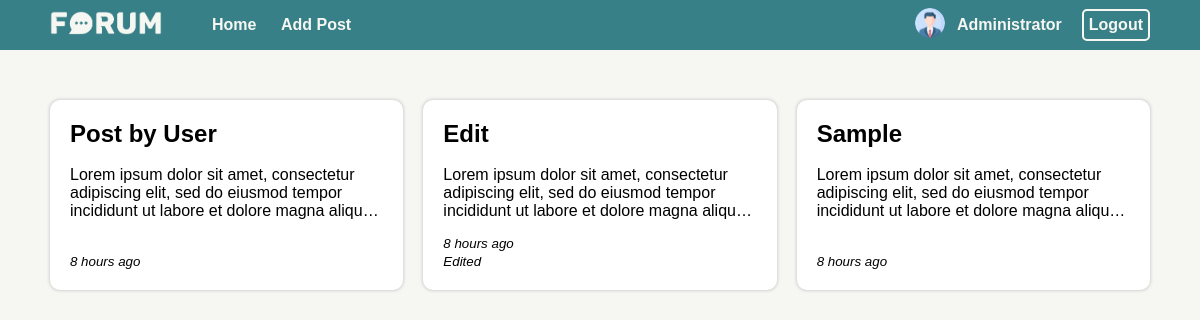
The app's page /home.php (signed in) with its own data.
### tables this page shows
CREATE TABLE `post_list` (
  `id` int(30) NOT NULL,
  `user_id` int(30) NOT NULL,
  `title` text NOT NULL,
  `content` text NOT NULL,
  `date_created` datetime NOT NULL DEFAULT current_timestamp(),
  `date_updated` datetime NOT NULL DEFAULT current_timestamp() ON UPDATE current_timestamp()
);

### home.php (the view, shortened to what this page needs)
<?php
require_once('header.php');
$db = new DBConnection;
$conn = $db->conn;
?>
<!DOCTYPE html>
<html lang="en">
<head>
    <link rel="stylesheet" href="./style.css">
</head>
<body>
    <div class = "container">
        <main class = "grid">
        <?php
        $posts = $conn->query("SELECT p.* FROM `post_list` p order by abs(unix_timestamp(p.date_created)) desc");
        while($row = $posts->fetch_assoc()):
        ?>
        <a href="./view_post.php?id=<?= $row['id'] ?>">
            <article>
                        <div>
                        <h1><?= strip_tags($row['title']) ?></h1><br>
                        <div id="text"><?= strip_tags($row['content']) ?></div>
                        </div>
                        <div>
                        <small><i><?= time_elapsed_string($row['date_created']) ?></i></small><br>
                        <small><i>
            <?php
            if($row['date_updated'] !== $row['date_created']){
                echo "Edited ";
            }
            ?>
            </i></small>
                        </div>
            </article>
            </a>
            <?php endwhile; ?>
    </div>
</body>
</html>
<?php
function time_elapsed_string($datetime, $full = false) {
    $now = new DateTime;
    $ago = new DateTime($datetime);
    $diff = $now->diff($ago);
    $diff->w = floor($diff->d / 7);
    $diff->d -= $diff->w * 7;
    $string = array(
        'y' => 'year',
        'm' => 'month',
        'w' => 'week',
        'd' => 'day',
        'h' => 'hour',
        'i' => 'minute',
        's' => 'second',
    );
    foreach ($string as $k => &$v) {
        if ($diff->$k) {
            $v = $diff->$k . ' ' . $v . ($diff->$k > 1 ? 's' : '');
        } else {
            unset($string[$k]);
        }
    }
    if (!$full) $string = array_slice($string, 0, 1);
    return $string ? implode(', ', $string) . ' ago' : 'just now';
}
?>

### header.php (shortened to what this page needs)
<!DOCTYPE html>
<html lang="en">
<head>
    <link rel="stylesheet" href="./style.css">
</head>
<body>
    <div class="header">
        <div class="left">
            <div>
                <a href="./home.php"><img src="./asset/logo.png" alt="" id="beban"></a>
            </div>
            <div>
                <a href="./home.php" id="link">Home</a>
                <a href="./manage_post.php" id="link">Add Post</a>
            </div>
        </div>
        <?php if(isset($_SESSION['id'])): ?>
            <div class="right">
            <div class="login">
            <?php if(isset($_SESSION['avatar'])): ?>
                <a href="./login.php"><img src="<?php echo $_SESSION['avatar'] ?>" alt="UserPicture" id="UP"></a>
                <?php else: ?>
                    <a href="./login.php"><img src="./asset/user.png" alt="UserPicture" id="UP"></a>
                    <?php endif; ?>
                <p id="link"><?=strip_tags($_SESSION['fullname'])?></a>
            </div>
            <div class="register">
                <a href="<?= !isset($_SESSION['id']) ? "./register.php" : "./logout.php" ?>" ><?= !isset($_SESSION['id']) ? "Register" : "Logout" ?></a>
            </div>
        </div>
                <?php endif; ?>
    </div>
</body>
</html>

### style.css (style rules this page uses)
* { padding: 0; margin: 0; font-family: Arial, Helvetica, sans-serif; }
body { background-color: #f6f6f2; }
.grid { display: grid; grid-template-columns: repeat(3,1fr); margin: 50px; align-items: center; grid-gap: 20px; }
a { text-decoration: none; color: black; }
.grid > a > article { padding: 20px; border-radius: 10px; height: 150px; background-color: white; box-shadow: 0px 0px 3px 1px #d3d3d3; display: flex; flex-direction: column; justify-content: space-between; }
#text { display: -webkit-box; overflow: hidden; -webkit-line-clamp: 3; -webkit-box-orient: vertical; }
.header { height: 50px; background-color: #388087; display: flex; align-items: center; justify-content: space-between; padding-left: 50px; padding-right: 50px; }
#beban { width: 7rem; margin-right: 50px }
.left { display: flex; align-items: center; }
#link { margin-right: 20px; text-decoration: none; color: #f6f6f2; font-weight: bold; font-size: medium; }
#UP { height: 30px; width: 30px; border-radius: 50%; padding: 12px; }
.right { display: flex; align-items: center; }
.login { display: flex; align-items: center; }
.register { border-radius: 5px; padding: 5px; border: 2px solid #f6f6f2; display: flex; align-items: center; }
.register a { color: #f6f6f2; text-decoration: none; font-weight: bold; font-size: medium; }

### records on screen
post_list: title "Post by User", content "Lorem ipsum dolor sit amet, consectetur adipiscing elit, sed do eiusmod tempor incididunt ut labore et dolore magna…", date_created "8 hours ago"
post_list: title "Edit", content "Lorem ipsum dolor sit amet, consectetur adipiscing elit, sed do eiusmod tempor incididunt ut labore et dolore magna…", date_created "8 hours ago", shows "Edited"
post_list: title "Sample", content "Lorem ipsum dolor sit amet, consectetur adipiscing elit, sed do eiusmod tempor incididunt ut labore et dolore magna…", date_created "8 hours ago"

### other values on screen
strip_tags($_SESSION['fullname']) "Administrator"
